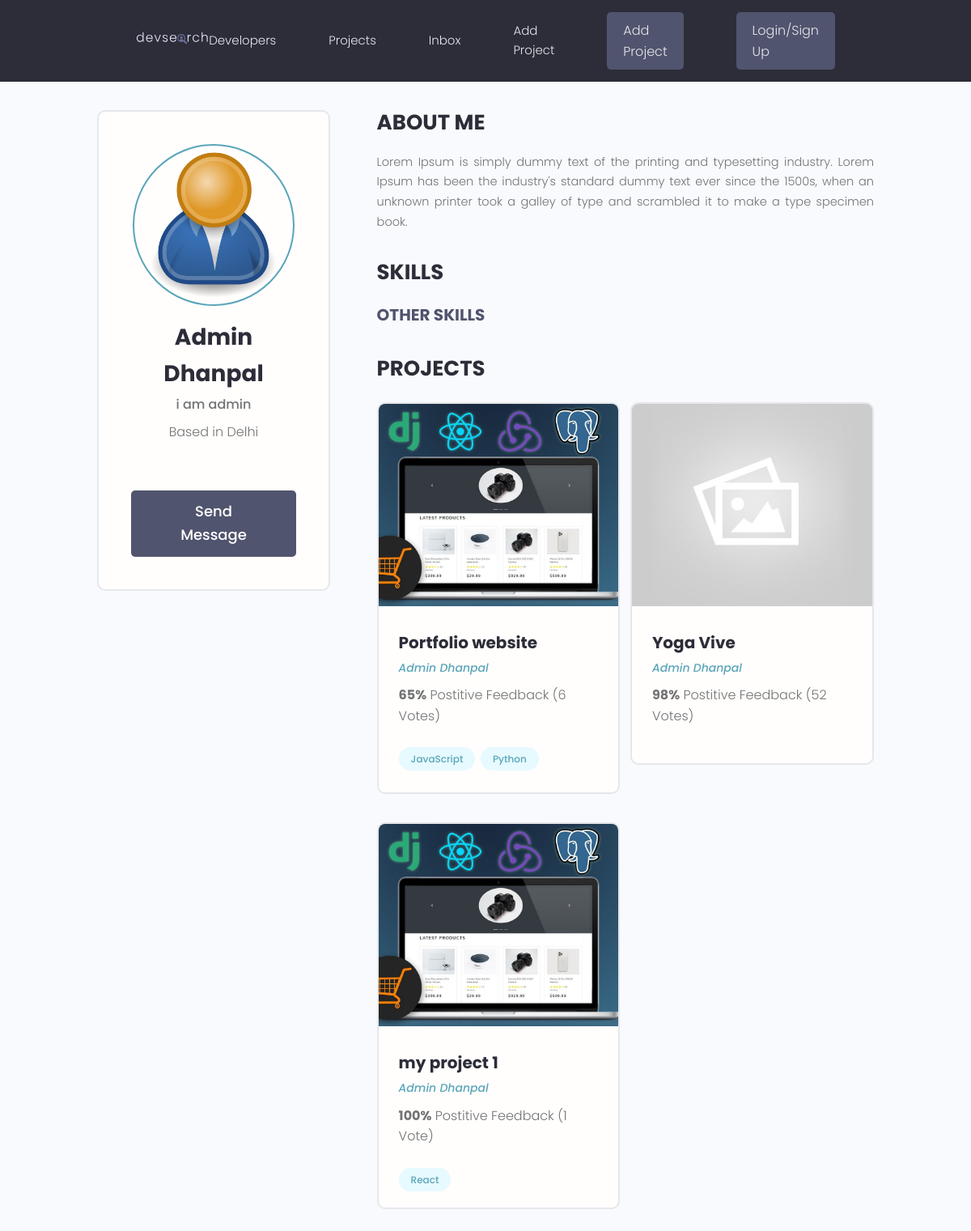
/users/profile/56ba7b20-1edb-4a6a-aa9d-6fe142777e73/, run on the app's committed database.
### users/models.py (models this page shows)
class Profile(models.Model):
    user = models.OneToOneField(User, on_delete=models.CASCADE, null=True, blank=True)
    name = models.CharField(max_length=200, blank=True, null=True)
    email = models.EmailField(max_length=500, blank=True, null=True)
    username = models.CharField(max_length=200, blank=True, null=True)
    location = models.CharField(max_length=200, blank=True, null=True)
    short_intro = models.CharField(max_length=200, blank=True, null=True)
    bio = models.TextField(blank=True,null=True)
    profile_image = models.ImageField(null=True,blank=True,upload_to='profiles/',default='profiles/user-default.png')
    social_github = models.CharField(max_length=200, blank=True, null=True)
    social_stackoverflow = models.CharField(max_length=200, blank=True, null=True)
    social_twitter = models.CharField(max_length=200, blank=True, null=True)
    social_linkedln = models.CharField(max_length=200, blank=True, null=True)
    social_youtube = models.CharField(max_length=200, blank=True, null=True)
    social_website = models.CharField(max_length=200, blank=True, null=True)
    created = models.DateTimeField(auto_now_add=True)
    id = models.UUIDField(default=uuid.uuid4, unique=True, primary_key=True,editable=False)
    def __str__(self):
        return str(self.name)

### projects/models.py (models this page shows, shortened)
class Project(models.Model):
    owner = models.ForeignKey(Profile,null=True, blank=True,on_delete=models.SET_NULL)
    title = models.CharField(max_length=200)
    description = models.TextField(null=True, blank=True )
    featured_image = models.ImageField(null=True, blank=True, default="default.jpg")
    demo_link = models.CharField(max_length=2000, null=True, blank=True)
    source_link = models.CharField(max_length=2000, null=True, blank=True)
    tags = models.ManyToManyField('Tag',blank=True)
    vote_total = models.IntegerField(default=0, null=True, blank=True)
    vote_ratio = models.IntegerField(default=0, null=True, blank=True)
    created = models.DateTimeField(auto_now_add=True)
    id = models.UUIDField(default=uuid.uuid4,  unique=True, primary_key=True, editable=False)

class Tag(models.Model):
    name = models.CharField(max_length=200)
    created = models.DateTimeField(auto_now_add=True)
    id = models.UUIDField(default=uuid.uuid4, unique=True,primary_key=True, editable=False)
    def __str__(self):
        return self.name

### users/views.py (the view)
# urls.py: path('profile/<str:pk>/',views.userProfile,name='user-profile'),
def userProfile(request,pk):
    profile = Profile.objects.get(id=pk)
    topSkills = profile.skill_set.exclude(description__exact="")
    otherSkills = profile.skill_set.filter(description="")
    context = {'profile': profile,"topSkill":topSkills,"otherSkills":otherSkills}
    return render(request, 'users/user-profile.html',context)

### users/templates/users/user-profile.html (shortened to what this page needs)
{% extends 'main.html' %}
{% block content %}
<main class="profile my-md">
    <div class="container">
      <div class="layout">
        <div class="column column--1of3">
          <div class="card text-center">
            <div class="card__body dev">
              <img class="avatar avatar--xl" src="{{ profile.profile_image.url }}" />
              <h2 class="dev__name">{{profile.name}}</h2>
              <p class="dev__title">{{profile.short_intro}}</p>
              <p class="dev__location">Based in {{profile.location}}</p>
              <a href="#" class="btn btn--sub btn--lg">Send Message </a>
            </div>
          </div>
        </div>
        <div class="column column--2of3">
          <div class="devInfo">
            <h3 class="devInfo__title">About Me</h3>
            <p class="devInfo__about">
              {{profile.bio}}
            </p>
          </div>
          <div class="devInfo">
            <h3 class="devInfo__title">Skills</h3>
            <div class="devInfo__skills">
              <h3 class="devInfo__subtitle">Other Skills</h3>
            </div>
          </div>
          <div class="devInfo">
            <h3 class="devInfo__title">Projects</h3>
            <div class="grid grid--two">
              {% for project in profile.project_set.all %}
              <div class="column">
                <div class="card project">
                  <a href="{% url 'project' project.id %}" class="project">
                    <img class="project__thumbnail" src="{{project.featured_image.url}}" alt="project thumbnail" />
                    <div class="card__body">
                      <h3 class="project__title">{{project.title}}</h3>
                      <p><a class="project__author" href="{% url 'user-profile' project.owner.id %}">{{project.owner}}</a></p>
                      <p class="project--rating">
                        <span style="font-weight: bold;">{{project.vote_ratio}}%</span> Postitive
                        Feedback ({{project.vote_total}} Vote{{project.vote_total|pluralize:"s"}})
                      </p>
                      <div class="project__tags">
                        {% for tag in project.tags.all %}
                        <span class="tag tag--pill tag--main">
                          <small>{{tag}}</small>
                        </span>
                        {% endfor %}
                      </div>
                    </div>
                  </a>
                </div>
              </div>
              {% endfor %}
            </div>
          </div>
        </div>
      </div>
    </div>
  </main>
{% endblock content %}

### static/style/app.css (style rules this page uses)
:root { --color-sub: #2d2d39; }
.btn--sub { background-color: var(--color-sub-light); }
.card { border: 2px solid var(--color-light); }
img { width: 100%; }
.profile .card > .dev { padding: 4rem; }
.dev__name { color: var(--color-sub); font-size: 2.8rem; font-weight: 700; margin-top: 1rem; margin-bottom: 0.5rem; }
.dev__title { font-size: 1.6rem; font-weight: 500; line-height: 1.3; }
.dev__location { margin-top: 1rem; }
.devInfo { margin-bottom: 3rem; }
.devInfo__title, .devInfo__subtitle { font-size: 2.6rem; color: var(--color-sub); text-transform: uppercase; font-weight: 700; margin-bottom: 1.5rem; }
.devInfo__subtitle { font-size: 2rem; color: var(--color-sub-light); }
.devInfo__about, .devSkill__info { font-size: 1.45rem; line-height: 1.7; text-align: justify; }
.project__author { font-size: 1.4rem; font-style: italic; }
.project--rating { margin-bottom: 1.6em; margin-top: .5em; }
.project__thumbnail { height: 25rem; object-fit: cover; object-position: top center; }
.project__title { font-size: 2rem; font-weight: 700; color: var(--color-sub); }

### static/uikit/styles/modules/_variables.css (style rules this page uses)
:root { --color-main: #5aa5b9; --color-main-light: #e6faff; --color-sub: #3f4156; --color-sub-light: #51546e; --color-sub-lighter: #ededfd; --color-text: #737373; --color-gray: #8b8b8b; --color-light: #e5e7eb; --color-light-gray: #767676; --color-bg: #f8fafd; --color-white: #fffefd; --color-white-light: #f3f3f3; --color-success: #359e64; --color-success-bg: #def8e8; --color-error: #fc4b0b; --color-error-bg: #fff2ee; --font-base: 'Poppins', arial, helvetica, 'Segoe UI', roboto, ubuntu, sans-serif; --font-monospace: 'Fira Code', 'Courier New', courier, monospace; --font-regular: 300; --font-medium: 500; --font-bold: 700; --generic-shadow: 1px 1px 5px #00000010; --generic-transition: all 0.3s ease-in-out; }

### static/uikit/styles/modules/_base.css (style rules this page uses)
* { margin: 0; padding: 0; box-sizing: border-box; text-rendering: optimizeLegibility; color: inherit; font-size: inherit; }
html { font-size: 50%; }
@media only screen and (min-width: 480px) { html { font-size: 56.25%; } }
@media only screen and (min-width: 1200px) { html { font-size: 62.5%; } }
body { line-height: 1.6; font-weight: 400; font-size: 1.5rem; color: var(--color-text); background-color: var(--color-bg); min-height: 100vh; }

### static/uikit/styles/modules/_typography.css (style rules this page uses)
* { font-family: var(--font-base); }
h2 { font-size: 3.6rem; font-weight: var(--font-bold); }
h3 { font-size: 3.2rem; font-weight: var(--font-medium); }
p, span, strong { font-size: 1.6rem; color: var(--color-text); font-weight: var(--font-regular); }
a { padding-bottom: 2px; text-decoration: none; display: inline-block; color: var(--color-main); font-weight: var(--font-medium); }

### static/uikit/styles/modules/_utilities.css (style rules this page uses)
.container { width: 92%; max-width: 165rem; margin: 0 auto; box-sizing: border-box; }
@media screen and (min-width: 1000px) { .container { width: 90%; } }
@media screen and (min-width: 1200px) { .container { width: 80%; } }
.text-center { text-align: center; }
.my-md { margin: 3rem auto; }

### static/uikit/styles/modules/_avatar.css (style rules this page uses)
.avatar { border-radius: 50%; border: 2px solid var(--color-main); object-fit: cover; }
.avatar--xl { height: 20rem; width: 20rem; }

### static/uikit/styles/modules/_button.css (style rules this page uses)
.btn { display: inline-block; position: relative; cursor: pointer; background-color: var(--color-light); font-weight: var(--font-medium); color: var(--color-sub); text-decoration: none; padding: 1rem 2rem; border-radius: 0.5rem; border: none; width: -webkit-fit-content; width: -moz-fit-content; width: fit-content; height: -webkit-fit-content; height: -moz-fit-content; height: fit-content; font-size: 1.6rem; outline-width: 0; outline-color: transparent; -webkit-backface-visibility: hidden; backface-visibility: hidden; transition: all 0.3s ease-in-out; }
.btn--sub { background-color: var(--color-sub); color: var(--color-white); }
.btn--lg { font-size: 1.8rem; padding: 1.2rem 4.5rem; }

### static/uikit/styles/modules/_card.css (style rules this page uses)
.card { border-radius: 1rem; background-color: var(--color-white); border: 1.5px solid var(--color-light); width: auto; height: auto; margin-top: 0.5rem; margin-bottom: 0.5rem; overflow: hidden; }
.card__body, .card__header { padding: 2rem 2.5rem; }

### static/uikit/styles/modules/_grid.css (style rules this page uses)
.grid { display: flex; flex-wrap: wrap; justify-content: flex-start; align-items: stretch; }
.grid > .column { min-width: 28rem; margin-bottom: 2.5rem; }
.grid--two > .column { flex-basis: 100%; }
@media screen and (min-width: 800px) { .grid--two { margin-right: -2%; } }
@media screen and (min-width: 800px) { .grid--two > .column { margin-right: 2%; } }
@media screen and (min-width: 800px) { .grid--two > .column { flex-basis: 48%; } }

### data on the page
Profile: profile_image (placeholder picture), name "Admin Dhanpal", short_intro "i am admin", location "Delhi", bio "Lorem Ipsum is simply dummy text of the printing and typesetting industry. Lorem Ipsum has been the industry's standard dummy text ever since the 1500s, when an unknown printer took a galley of type and scrambled it to make a type specimen book."
Project: featured_image (picture), title "Portfolio website", owner "Admin Dhanpal", vote_ratio "65", vote_total "6"
Tag: name "JavaScript"
Tag: name "Python"
Project: featured_image (placeholder picture), title "Yoga Vive", owner "Admin Dhanpal", vote_ratio "98", vote_total "52"
Project: featured_image (picture), title "my project 1", owner "Admin Dhanpal", vote_ratio "100", vote_total "1"
Tag: name "React"
